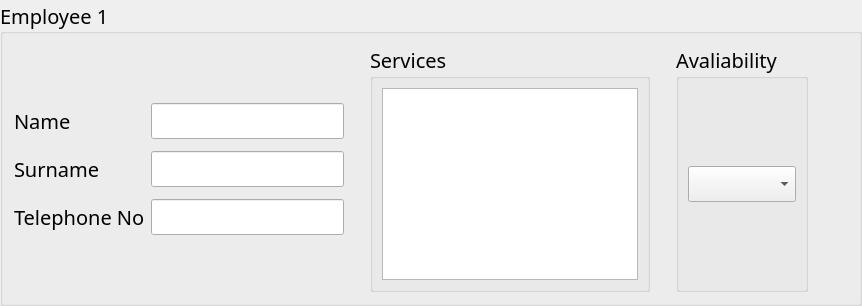
               <widget class="QGroupBox" name="Employee1">
                <property name="sizePolicy">
                 <sizepolicy hsizetype="MinimumExpanding" vsizetype="MinimumExpanding">
                  <horstretch>0</horstretch>
                  <verstretch>0</verstretch>
                 </sizepolicy>
                </property>
                <property name="font">
                 <font>
                  <family>Rockwell</family>
                  <pointsize>15</pointsize>
                 </font>
                </property>
                <property name="title">
                 <string>Employee 1</string>
                </property>
                <property name="alignment">
                 <set>Qt::AlignLeading|Qt::AlignLeft|Qt::AlignVCenter</set>
                </property>
                <property name="flat">
                 <bool>false</bool>
                </property>
                <layout class="QGridLayout" name="gridLayout_7">
                 <item row="6" column="1">
                  <spacer name="verticalSpacer_43">
                   <property name="orientation">
                    <enum>Qt::Vertical</enum>
                   </property>
                   <property name="sizeHint" stdset="0">
                    <size>
                     <width>20</width>
                     <height>40</height>
                    </size>
                   </property>
                  </spacer>
                 </item>
                 <item row="1" column="1">
                  <widget class="QLineEdit" name="Name1">
                   <property name="sizePolicy">
                    <sizepolicy hsizetype="MinimumExpanding" vsizetype="Fixed">
                     <horstretch>0</horstretch>
                     <verstretch>0</verstretch>
                    </sizepolicy>
                   </property>
                  </widget>
                 </item>
                 <item row="3" column="0">
                  <widget class="QLabel" name="Surname_Label1">
                   <property name="font">
                    <font>
                     <family>Rockwell</family>
                     <pointsize>15</pointsize>
                    </font>
                   </property>
                   <property name="text">
                    <string>Surname</string>
                   </property>
                  </widget>
                 </item>
                 <item row="3" column="1">
                  <widget class="QLineEdit" name="Surname1">
                   <property name="sizePolicy">
                    <sizepolicy hsizetype="MinimumExpanding" vsizetype="Fixed">
                     <horstretch>0</horstretch>
                     <verstretch>0</verstretch>
                    </sizepolicy>
                   </property>
                  </widget>
                 </item>
                 <item row="5" column="0">
                  <widget class="QLabel" name="Phone_Label1">
                   <property name="font">
                    <font>
                     <family>Rockwell</family>
                     <pointsize>15</pointsize>
                    </font>
                   </property>
                   <property name="text">
                    <string>Telephone No</string>
                   </property>
                  </widget>
                 </item>
                 <item row="5" column="1">
                  <widget class="QLineEdit" name="Phone_No1">
                   <property name="sizePolicy">
                    <sizepolicy hsizetype="MinimumExpanding" vsizetype="Fixed">
                     <horstretch>0</horstretch>
                     <verstretch>0</verstretch>
                    </sizepolicy>
                   </property>
                  </widget>
                 </item>
                 <item row="1" column="0">
                  <widget class="QLabel" name="Name_Label1">
                   <property name="font">
                    <font>
                     <family>Rockwell</family>
                     <pointsize>15</pointsize>
                    </font>
                   </property>
                   <property name="text">
                    <string>Name</string>
                   </property>
                  </widget>
                 </item>
                 <item row="3" column="7">
                  <spacer name="horizontalSpacer_16">
                   <property name="orientation">
                    <enum>Qt::Horizontal</enum>
                   </property>
                   <property name="sizeHint" stdset="0">
                    <size>
                     <width>40</width>
                     <height>20</height>
                    </size>
                   </property>
                  </spacer>
                 </item>
                 <item row="0" column="1">
                  <spacer name="verticalSpacer_44">
                   <property name="orientation">
                    <enum>Qt::Vertical</enum>
                   </property>
                   <property name="sizeHint" stdset="0">
                    <size>
                     <width>20</width>
                     <height>40</height>
                    </size>
                   </property>
                  </spacer>
                 </item>
                 <item row="0" column="2" rowspan="7">
                  <spacer name="verticalSpacer_23">
                   <property name="orientation">
                    <enum>Qt::Vertical</enum>
                   </property>
                   <property name="sizeHint" stdset="0">
                    <size>
                     <width>20</width>
                     <height>40</height>
                    </size>
                   </property>
                  </spacer>
                 </item>
                 <item row="0" column="3" rowspan="7">
                  <widget class="QGroupBox" name="Services1">
                   <property name="sizePolicy">
                    <sizepolicy hsizetype="MinimumExpanding" vsizetype="MinimumExpanding">
                     <horstretch>0</horstretch>
                     <verstretch>0</verstretch>
                    </sizepolicy>
                   </property>
                   <property name="title">
                    <string>Services</string>
                   </property>
                   <layout class="QGridLayout" name="gridLayout_8">
                    <item row="0" column="0">
                     <widget class="QTextEdit" name="TextBox1">
                      <property name="sizePolicy">
                       <sizepolicy hsizetype="MinimumExpanding" vsizetype="MinimumExpanding">
                        <horstretch>0</horstretch>
                        <verstretch>0</verstretch>
                       </sizepolicy>
                      </property>
                     </widget>
                    </item>
                   </layout>
                  </widget>
                 </item>
                 <item row="0" column="6" rowspan="7">
                  <widget class="QGroupBox" name="Avaliability1">
                   <property name="sizePolicy">
                    <sizepolicy hsizetype="MinimumExpanding" vsizetype="MinimumExpanding">
                     <horstretch>0</horstretch>
                     <verstretch>0</verstretch>
                    </sizepolicy>
                   </property>
                   <property name="title">
                    <string>Avaliability</string>
                   </property>
                   <layout class="QGridLayout" name="gridLayout_28">
                    <item row="2" column="0">
                     <widget class="QComboBox" name="comboBox1"/>
                    </item>
                   </layout>
                  </widget>
                 </item>
                 <item row="0" column="4" rowspan="7">
                  <spacer name="verticalSpacer_33">
                   <property name="orientation">
                    <enum>Qt::Vertical</enum>
                   </property>
                   <property name="sizeHint" stdset="0">
                    <size>
                     <width>20</width>
                     <height>40</height>
                    </size>
                   </property>
                  </spacer>
                 </item>
                </layout>
               </widget>
